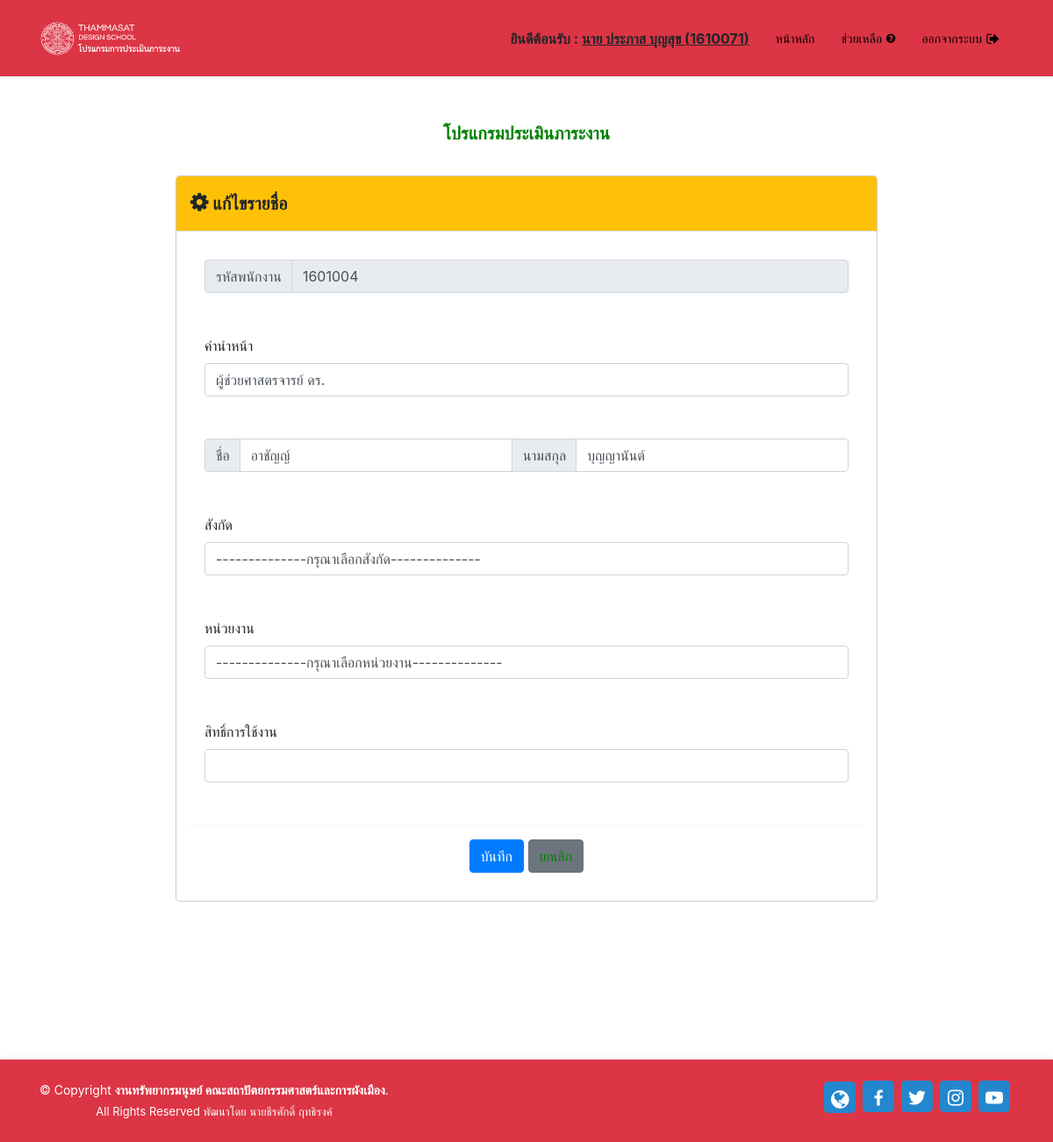
Screenshot of /admin/edit/frmeditmember.php?id=13 (signed in) with the database file from the repository.
### tables this page shows
CREATE TABLE `member` (
  `id` int(10) NOT NULL,
  `pid` varchar(7) DEFAULT NULL,
  `password` varchar(255) DEFAULT NULL,
  `prename` varchar(255) DEFAULT NULL,
  `firstnameTH` varchar(255) DEFAULT NULL,
  `lastnameTH` varchar(255) DEFAULT NULL,
  `groupid` char(3) DEFAULT '0',
  `office_id` int(10) DEFAULT 0,
  `worksent` varchar(50) DEFAULT '2554',
  `role` varchar(50) NOT NULL
);

### admin/edit/frmeditmember.php (the view, shortened to what this page needs)
<?php
if(isset($_GET['id'])){
require_once '../../includes/connect.php';
$stmt = $conn->prepare("SELECT * FROM member WHERE id=?");
$stmt->execute([$_GET['id']]);
$row = $stmt->fetch(PDO::FETCH_ASSOC);
}
?>
<?php include '../include/state.php'; ?>
<?php include '../include/head.php'; ?>
</head>
<body>
<?php include 'include/header.php'; ?>
<section class="d-flex align-items-center">
  <div class="container">
  <div class="container position-relative" data-aos="fade-up" data-aos-delay="100">
    <div class="row justify-content-left" style="margin-top: 60px;">
      <div class="col-xl-12 col-lg-12 col-md-12 col-sm-12 text-left">
        <h5 style="color:green;" align="center"><b> โปรแกรมประเมินภาระงาน</b></h5>
      </div>
    </div>
    <div class="row icon-boxes">
      <div class="col-sm-12 col-md-12 col-lg-12 align-items-stretch mb-5 mb-lg-0" data-aos="zoom-in" data-aos-delay="200">
        <div class="modal-dialog modal-lg">
          <div class="modal-content">
            <div class="modal-header bg-warning">
              <h5 class="modal-title"><b><i class="fa fa-gear fa-spin" style="font-size:24px"></i> แก้ไขรายชื่อ</b></h5>
            </div>
            <form action="editmember.php" method="POST" enctype="multipart/form-data">
            <div class="modal-body">
              <div class="modal-body">
                <div class="input-group mb-3">
                  <div class="input-group-prepend">
                    <span class="input-group-text">รหัสพนักงาน</span>
                  </div>
                  <input type="text" class="form-control" name="pid" readonly value="<?= $row['pid'];?>">
                </div>
              </div>
              <div class="modal-body">
                <div class="form-group mb-3">
                  <div class="form-group">
                    <label for="prename">คำนำหน้า</label>
                    <select class="form-control" id="prename" name="prename">
                      <option value="<?= $row['prename'];?>"><?= $row['prename'];?></option>
                    </select>
                  </div>
                </div>
              </div>
              <div class="modal-body">
                <div class="input-group mb-3">
                  <div class="input-group-prepend">
                    <span class="input-group-text">ชื่อ</span>
                  </div>
                  <input type="text" class="form-control" name="firstnameTH" value="<?= $row['firstnameTH'];?>">
                  <div class="input-group-prepend">
                    <span class="input-group-text">นามสกุล</span>
                  </div>
                  <input type="text" class="form-control" name="lastnameTH" value="<?= $row['lastnameTH'];?>">
                </div>
              </div>
              <div class="modal-body">
                <div class="form-group mb-3">
                  <div class="form-group">
                    <label for="office_id">สังกัด</label>
                    <select class="form-control" id="office_id" name="office_id">
                      <option value="<?= $row['office_id'];?>">--------------กรุณาเลือกสังกัด--------------</option>
                    </select>
                  </div>
                </div>
              </div>
              <div class="modal-body">
                <div class="form-group mb-3">
                  <div class="form-group">
                    <label for="groupid">หน่วยงาน</label>
                    <select class="form-control" id="groupid" name="groupid">
                      <option value="<?= $row['groupid'];?>">--------------กรุณาเลือกหน่วยงาน--------------</option>
                    </select>
                  </div>
                </div>
              </div>
              <div class="modal-body">
                <div class="form-group mb-3">
                  <div class="form-group">
                    <label for="role">สิทธิ์การใช้งาน</label>
                    <select class="form-control" id="role" name="role">
                      <option value="<?= $row['role'];?>"><?= $row['role'];?></option>
                      <option value="admin">admin</option>
                    </select>
                  </div>
                </div>
              </div>
              <hr>
              <center><button type="submit" class="btn btn-primary">บันทึก</button>
              <a href="../member.php" class="btn btn-secondary">ยกเลิก</a></center>
            </div>
            </form>
          </div>
        </div>
      </div>
    </div>
  </div>
  </div>
  </section>
  <br><br><br>
  <?php include '../include/footer.php'; ?>
</body>
</html>

### admin/assets/css/style.css (style rules this page uses)
body { font-family: "Open Sans", sans-serif; color: #444444; }
a { color: #2487ce; text-decoration: none; }
h1, h2, h3, h4, h5, h6 { font-family: "Raleway", sans-serif; }
section { padding: 80px 0; overflow: hidden; }

### admin/include/head.php (style rules this page uses)
A:link { text-decoration:none; color:green; }

### rows the page displays
member: pid "1601004", prename "ผู้ช่วยศาสตรจารย์ ดร.", firstnameTH "อาชัญญ์", lastnameTH "บุญญานันต์"

### other values shown
$_SESSION['prename'] "นาย"
$_SESSION['firstnameTH'] "ประภาส"
$_SESSION['lastnameTH'] "บุญสุข"
$_SESSION['pid'] "1610071"
